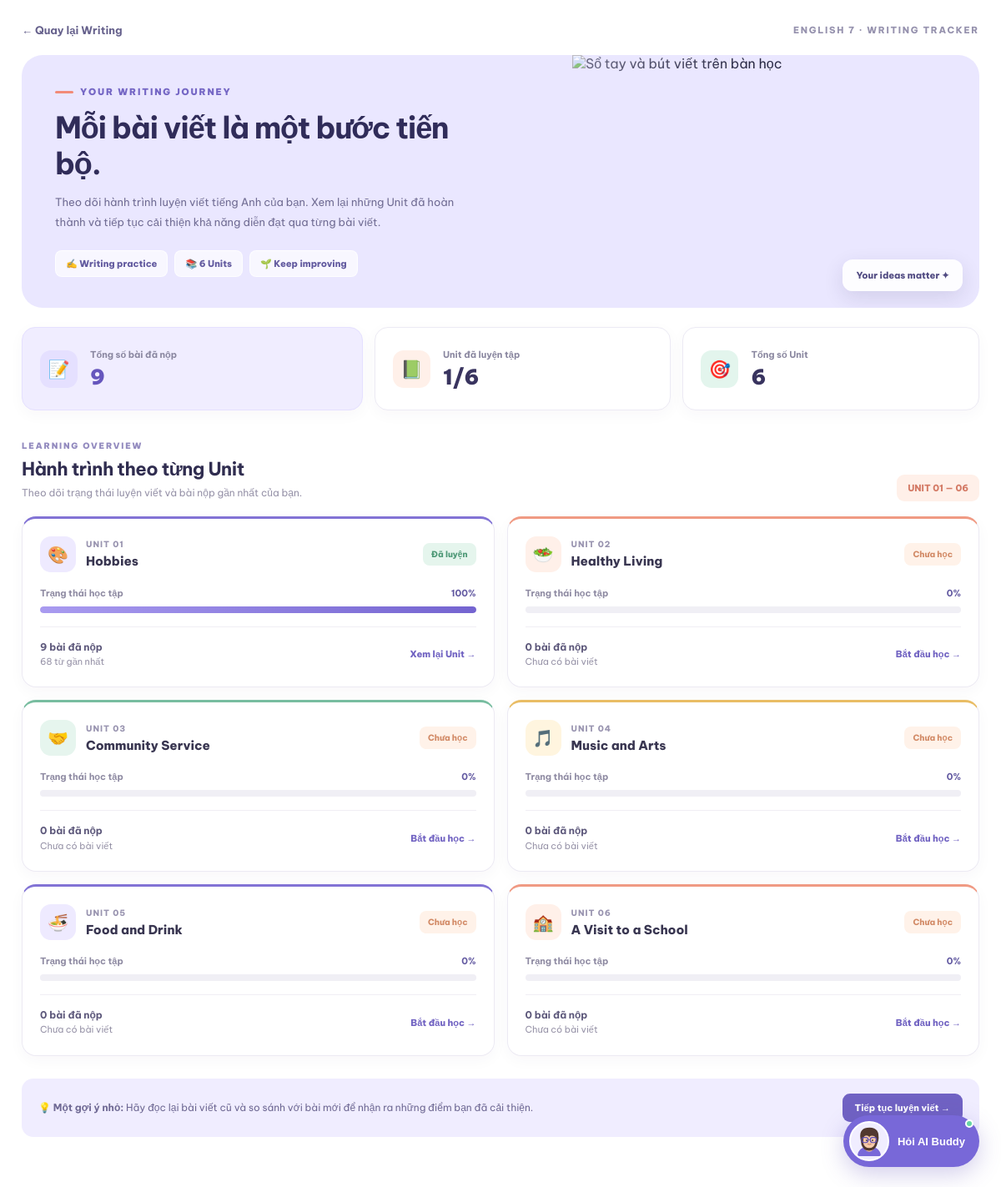
/writing/progress (signed in), run on the app's committed database.
### database.py (models this page shows)
class WritingUnit(db.Model):
    __tablename__ = "writing_units"
    id = db.Column(db.Integer, primary_key=True)
    unit = db.Column(db.Integer, nullable=False, unique=True)
    title = db.Column(db.String(200), nullable=False)
    topic = db.Column(db.String(200))
    writing_type = db.Column(db.String(100))
    writing_topic = db.Column(db.Text)
    grammar_focus = db.Column(db.Text)
    sentence_guide = db.Column(db.Text)
    ordering_exercises = db.Column(db.Text)
    completion_exercises = db.Column(db.Text)
    writing_prompt = db.Column(db.Text)
    outline = db.Column(db.Text)
    sample_basic = db.Column(db.Text)
    sample_intermediate = db.Column(db.Text)
    sample_advanced = db.Column(db.Text)
    rubric = db.Column(db.Text)
    common_errors = db.Column(db.Text)
    self_editing_checklist = db.Column(db.Text)
    created_at = db.Column(
        db.DateTime,
        default=datetime.utcnow
    )

class WritingAttempt(db.Model):
    __tablename__ = "writing_attempts"
    id = db.Column(db.Integer, primary_key=True)
    user_id = db.Column(
        db.Integer,
        db.ForeignKey("users.id"),
        nullable=False
    )
    writing_unit_id = db.Column(
        db.Integer,
        db.ForeignKey("writing_units.id"),
        nullable=False
    )
    user_text = db.Column(db.Text, nullable=False)
    word_count = db.Column(db.Integer, default=0)
    task_score = db.Column(db.Float, default=0)
    organization_score = db.Column(db.Float, default=0)
    grammar_score = db.Column(db.Float, default=0)
    vocabulary_score = db.Column(db.Float, default=0)
    spelling_score = db.Column(db.Float, default=0)
    total_score = db.Column(db.Float, default=0)
    ai_feedback = db.Column(db.Text)
    submitted_at = db.Column(
        db.DateTime,
        default=datetime.utcnow
    )
    writing_unit = db.relationship(
        "WritingUnit",
        backref="attempts"
    )

### writing.py (the view)
@writing_bp.route("/writing/progress")
@student_required
def writing_progress():
    ensure_writing_data()
    attempts = WritingAttempt.query.filter_by(
        user_id=current_user.id
    ).order_by(
        WritingAttempt.submitted_at.desc()
    ).all()
    unit_results = []
    for unit_number in range(1, 7):
        unit = WritingUnit.query.filter_by(
            unit=unit_number
        ).first()
        if not unit:
            continue
        unit_attempts = [
            attempt
            for attempt in attempts
            if attempt.writing_unit_id == unit.id
        ]
        unit_results.append({
            "unit": unit,
            "total": len(unit_attempts),
            "latest_attempt": (
                unit_attempts[0]
                if unit_attempts
                else None
            )
        })
    return render_template(
        "writing/writing_progress.html",
        attempts=attempts,
        unit_results=unit_results,
        total_attempts=len(attempts)
    )

### app.py (called while the page is built)
@login_manager.user_loader
def load_user(user_id):
    return db.session.get(User, int(user_id))

### writing.py (called while the page is built)
def student_required(function):
    @wraps(function)
    @login_required
    def wrapper(*args, **kwargs):
        if current_user.role != "student":
            abort(403)
        return function(*args, **kwargs)
    return wrapper

def ensure_writing_data():
    existing_units = {
        unit.unit
        for unit in WritingUnit.query.all()
    }
    missing_units = set(range(1, 7)) - existing_units
    if missing_units:
        load_writing_data(current_app._get_current_object())

### templates/writing/writing_progress.html (shortened to what this page needs)
{% extends "base.html" %}
{% block content %}
<section class="wp-page">
    <div class="wp-topbar">
        <a href="{{ url_for('writing.writing_home') }}" class="wp-back">
            ← Quay lại Writing
        </a>
        <span class="wp-top-label">ENGLISH 7 · WRITING TRACKER</span>
    </div>
    <header class="wp-hero">
        <div class="wp-hero-content">
            <div class="wp-eyebrow">YOUR WRITING JOURNEY</div>
            <h1>Mỗi bài viết là một bước tiến bộ.</h1>
            <p>
                Theo dõi hành trình luyện viết tiếng Anh của bạn.
                Xem lại những Unit đã hoàn thành và tiếp tục cải thiện
                khả năng diễn đạt qua từng bài viết.
            </p>
            <div class="wp-hero-tags">
                <span class="wp-tag">✍️ Writing practice</span>
                <span class="wp-tag">📚 6 Units</span>
                <span class="wp-tag">🌱 Keep improving</span>
            </div>
        </div>
        <div class="wp-hero-image">
            <img
                src="https://images.unsplash.com/photo-1455390582262-044cdead277a?w=1000&auto=format&fit=crop&q=85"
                alt="Sổ tay và bút viết trên bàn học"
            >
            <div class="wp-image-overlay"></div>
            <div class="wp-image-note">Your ideas matter ✦</div>
        </div>
    </header>
    <section class="wp-stats">
        <div class="wp-stat">
            <div class="wp-stat-icon">📝</div>
            <div>
                <span>Tổng số bài đã nộp</span>
                <strong>{{ total_attempts }}</strong>
            </div>
        </div>
        <div class="wp-stat">
            <div class="wp-stat-icon">📗</div>
            <div>
                <span>Unit đã luyện tập</span>
                <strong>{{ unit_results|selectattr('total', 'gt', 0)|list|length }}/6</strong>
            </div>
        </div>
        <div class="wp-stat">
            <div class="wp-stat-icon">🎯</div>
            <div>
                <span>Tổng số Unit</span>
                <strong>6</strong>
            </div>
        </div>
    </section>
    <section class="wp-units-section">
        <div class="wp-section-heading">
            <div>
                <div class="wp-section-kicker">LEARNING OVERVIEW</div>
                <h2>Hành trình theo từng Unit</h2>
                <p>Theo dõi trạng thái luyện viết và bài nộp gần nhất của bạn.</p>
            </div>
            <span class="wp-unit-count">UNIT 01 — 06</span>
        </div>
        <div class="wp-unit-grid">
            {% for item in unit_results %}
            {% set completed = item.total > 0 %}
            {% set progress = 100 if completed else 0 %}
            <article class="wp-unit-card">
                <div class="wp-unit-header">
                    <div class="wp-unit-identity">
                        <div class="wp-unit-icon">
                            {% if item.unit.unit == 1 %}🎨
                            {% elif item.unit.unit == 2 %}🥗
                            {% elif item.unit.unit == 3 %}🤝
                            {% elif item.unit.unit == 4 %}🎵
                            {% elif item.unit.unit == 5 %}🍜
                            {% elif item.unit.unit == 6 %}🏫
                            {% else %}📗
                            {% endif %}
                        </div>
                        <div class="wp-unit-name">
                            <span>UNIT {{ "%02d"|format(item.unit.unit) }}</span>
                            <h3>{{ item.unit.title }}</h3>
                        </div>
                    </div>
                    <span class="wp-unit-status {% if completed %}done{% else %}pending{% endif %}">
                        {{ "Đã luyện" if completed else "Chưa học" }}
                    </span>
                </div>
                <div class="wp-unit-progress-label">
                    <span>Trạng thái học tập</span>
                    <strong>{{ progress }}%</strong>
                </div>
                <div class="wp-progress-track">
                    <div
                        class="wp-progress-fill"
                        data-width="{{ progress }}"
                    ></div>
                </div>
                <div class="wp-unit-footer">
                    <div class="wp-word-count">
                        <strong>{{ item.total }} bài đã nộp</strong>
                        {% if item.latest_attempt %}
                            {{ item.latest_attempt.word_count }} từ gần nhất
                        {% else %}
                            Chưa có bài viết
                        {% endif %}
                    </div>
                    <a
                        href="{{ url_for('writing.writing_unit', unit_number=item.unit.unit) }}"
                        class="wp-unit-action"
                    >
                        {% if completed %}
                            Xem lại Unit →
                        {% else %}
                            Bắt đầu học →
                        {% endif %}
                    </a>
                </div>
            </article>
            {% endfor %}
        </div>
    </section>
    <div class="wp-bottom">
        <p>
            <strong>💡 Một gợi ý nhỏ:</strong>
            Hãy đọc lại bài viết cũ và so sánh với bài mới để nhận ra
            những điểm bạn đã cải thiện.
        </p>
        <a href="{{ url_for('writing.writing_home') }}">
            Tiếp tục luyện viết →
        </a>
    </div>
</section>
{% endblock %}

### static/css/style.css (style rules this page uses)
:root { --dark: #20212c; --purple: #7665d8; --light-purple: #f0edff; --text: #777887; --background: #faf9ff; }
* { margin: 0; padding: 0; box-sizing: border-box; }
html { scroll-behavior: smooth; min-height: 100%; }
body { min-height: 100%; font-family: 'Be Vietnam Pro', sans-serif; background: white; color: var(--dark); overflow-x: hidden; }
a { text-decoration: none; color: inherit; }

### data on the page
WritingUnit: unit.unit "01", unit "Hobbies"
WritingAttempt: latest_attempt.word_count "68"
WritingUnit: unit.unit "02", unit "Healthy Living"
WritingUnit: unit.unit "03", unit "Community Service"
WritingUnit: unit.unit "04", unit "Music and Arts"
WritingUnit: unit.unit "05", unit "Food and Drink"
WritingUnit: unit.unit "06", unit "A Visit to a School"

### other printed values
{{ total_attempts }} "9"
{{ unit_results|selectattr('total', 'gt', 0)|list|length }} "1"
{{ "Đã luyện" if completed else "Chưa học" }} "Đã luyện" "Chưa học" "Chưa học" "Chưa học" "Chưa học" "Chưa học"
{{ progress }} "100" "0" "0" "0" "0" "0"
{{ item.total }} "9" "0" "0" "0" "0" "0"
